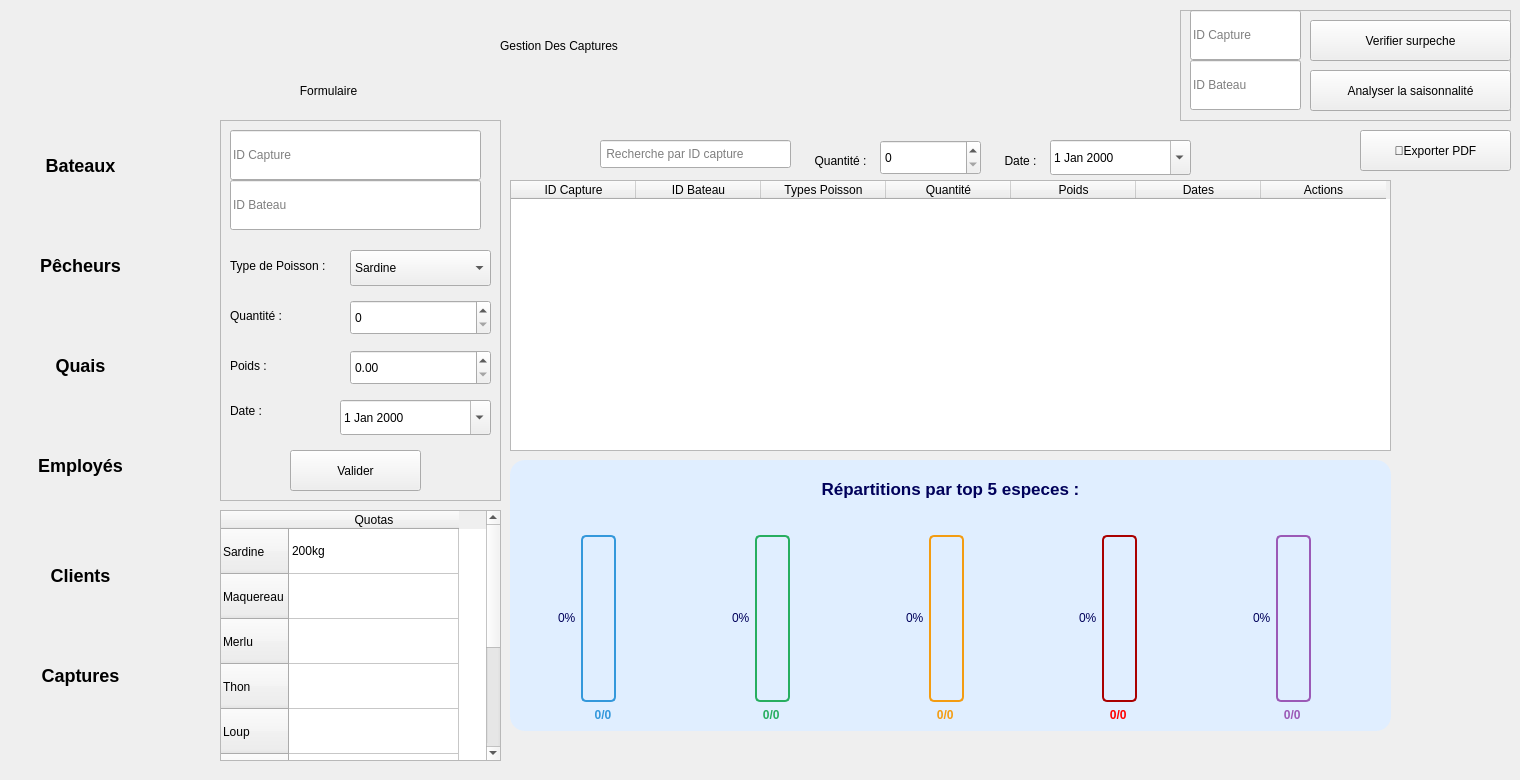
    <widget class="QWidget" name="cap_pagecaptures">
     <widget class="QLabel" name="cap_label_10">
      <property name="geometry">
       <rect>
        <x>990</x>
        <y>150</y>
        <width>61</width>
        <height>21</height>
       </rect>
      </property>
      <property name="text">
       <string>Date :</string>
      </property>
      <property name="alignment">
       <set>Qt::AlignmentFlag::AlignCenter</set>
      </property>
     </widget>
     <widget class="QTableWidget" name="cap_tableWidget_2">
      <property name="geometry">
       <rect>
        <x>220</x>
        <y>510</y>
        <width>281</width>
        <height>251</height>
       </rect>
      </property>
      <attribute name="horizontalHeaderMinimumSectionSize">
       <number>40</number>
      </attribute>
      <attribute name="horizontalHeaderDefaultSectionSize">
       <number>170</number>
      </attribute>
      <attribute name="verticalHeaderDefaultSectionSize">
       <number>45</number>
      </attribute>
      <row>
       <property name="text">
        <string>Sardine</string>
       </property>
      </row>
      <row>
       <property name="text">
        <string>Maquereau</string>
       </property>
      </row>
      <row>
       <property name="text">
        <string>Merlu</string>
       </property>
      </row>
      <row>
       <property name="text">
        <string>Thon</string>
       </property>
      </row>
      <row>
       <property name="text">
        <string>Loup</string>
       </property>
      </row>
      <row>
       <property name="text">
        <string>Calamar</string>
       </property>
      </row>
      <row>
       <property name="text">
        <string>Crevette</string>
       </property>
      </row>
      <row>
       <property name="text">
        <string>Rouget</string>
       </property>
      </row>
      <row>
       <property name="text">
        <string>Poulpes</string>
       </property>
      </row>
      <column>
       <property name="text">
        <string>Quotas</string>
       </property>
      </column>
      <item row="0" column="0">
       <property name="text">
        <string>200kg</string>
       </property>
      </item>
     </widget>
     <widget class="QDateEdit" name="cap_deDebut">
      <property name="geometry">
       <rect>
        <x>1050</x>
        <y>140</y>
        <width>141</width>
        <height>35</height>
       </rect>
      </property>
      <property name="calendarPopup">
       <bool>true</bool>
      </property>
     </widget>
     <widget class="QPushButton" name="cap_btnExporter">
      <property name="geometry">
       <rect>
        <x>1360</x>
        <y>130</y>
        <width>151</width>
        <height>41</height>
       </rect>
      </property>
      <property name="text">
       <string>📄Exporter PDF</string>
      </property>
     </widget>
     <widget class="QLabel" name="cap_lblTitle">
      <property name="geometry">
       <rect>
        <x>500</x>
        <y>20</y>
        <width>601</width>
        <height>51</height>
       </rect>
      </property>
      <property name="text">
       <string>Gestion Des Captures</string>
      </property>
     </widget>
     <widget class="QFrame" name="cap_frame">
      <property name="geometry">
       <rect>
        <x>1180</x>
        <y>10</y>
        <width>331</width>
        <height>111</height>
       </rect>
      </property>
      <property name="frameShape">
       <enum>QFrame::Shape::StyledPanel</enum>
      </property>
      <property name="frameShadow">
       <enum>QFrame::Shadow::Raised</enum>
      </property>
      <widget class="QLineEdit" name="cap_lineEdit_7">
       <property name="geometry">
        <rect>
         <x>10</x>
         <y>0</y>
         <width>111</width>
         <height>50</height>
        </rect>
       </property>
       <property name="placeholderText">
        <string>ID Capture</string>
       </property>
      </widget>
      <widget class="QLineEdit" name="cap_lineEdit_8">
       <property name="geometry">
        <rect>
         <x>10</x>
         <y>50</y>
         <width>111</width>
         <height>50</height>
        </rect>
       </property>
       <property name="placeholderText">
        <string>ID Bateau</string>
       </property>
      </widget>
      <widget class="QPushButton" name="cap_btnShowSurpeche">
       <property name="geometry">
        <rect>
         <x>130</x>
         <y>10</y>
         <width>201</width>
         <height>41</height>
        </rect>
       </property>
       <property name="text">
        <string>Verifier surpeche</string>
       </property>
      </widget>
      <widget class="QPushButton" name="cap_btnShowTendance">
       <property name="geometry">
        <rect>
         <x>130</x>
         <y>60</y>
         <width>201</width>
         <height>41</height>
        </rect>
       </property>
       <property name="text">
        <string>Analyser la saisonnalité</string>
       </property>
      </widget>
     </widget>
     <widget class="QSpinBox" name="cap_sbQuantite_3">
      <property name="geometry">
       <rect>
        <x>880</x>
        <y>140</y>
        <width>101</width>
        <height>35</height>
       </rect>
      </property>
     </widget>
     <widget class="QLabel" name="cap_labelLeftTitle">
      <property name="geometry">
       <rect>
        <x>240</x>
        <y>70</y>
        <width>251</width>
        <height>41</height>
       </rect>
      </property>
      <property name="text">
       <string>                  Formulaire</string>
      </property>
     </widget>
     <widget class="QLabel" name="cap_label_11">
      <property name="geometry">
       <rect>
        <x>790</x>
        <y>140</y>
        <width>101</width>
        <height>41</height>
       </rect>
      </property>
      <property name="text">
       <string>Quantité :</string>
      </property>
      <property name="alignment">
       <set>Qt::AlignmentFlag::AlignCenter</set>
      </property>
     </widget>
     <widget class="QTableWidget" name="cap_tableWidget">
      <property name="geometry">
       <rect>
        <x>510</x>
        <y>180</y>
        <width>881</width>
        <height>271</height>
       </rect>
      </property>
      <attribute name="horizontalHeaderDefaultSectionSize">
       <number>125</number>
      </attribute>
      <column>
       <property name="text">
        <string>ID Capture</string>
       </property>
      </column>
      <column>
       <property name="text">
        <string>ID Bateau</string>
       </property>
      </column>
      <column>
       <property name="text">
        <string>Types Poisson</string>
       </property>
      </column>
      <column>
       <property name="text">
        <string>Quantité</string>
       </property>
      </column>
      <column>
       <property name="text">
        <string>Poids</string>
       </property>
      </column>
      <column>
       <property name="text">
        <string>Dates</string>
       </property>
      </column>
      <column>
       <property name="text">
        <string>Actions</string>
       </property>
      </column>
     </widget>
     <widget class="QLabel" name="label3_11">
      <property name="geometry">
       <rect>
        <x>560</x>
        <y>140</y>
        <width>31</width>
        <height>31</height>
       </rect>
      </property>
      <property name="styleSheet">
       <string notr="true">image: url(:/res/loupe.png);</string>
      </property>
      <property name="text">
       <string/>
      </property>
     </widget>
     <widget class="QPushButton" name="pushButton_4p_4">
      <property name="geometry">
       <rect>
        <x>1280</x>
        <y>210</y>
        <width>31</width>
        <height>31</height>
       </rect>
      </property>
      <property name="styleSheet">
       <string notr="true">border:none;
background-color:transparent;
border-image: url(:/res/stylo.png);</string>
      </property>
      <property name="text">
       <string/>
      </property>
     </widget>
     <widget class="QPushButton" name="pushButton_6p_4">
      <property name="geometry">
       <rect>
        <x>1330</x>
        <y>190</y>
        <width>61</width>
        <height>71</height>
       </rect>
      </property>
      <property name="styleSheet">
       <string notr="true">border:none;
image: url(:/res/rafraichir.png);
background-color:transparent;</string>
      </property>
      <property name="text">
       <string/>
      </property>
     </widget>
     <widget class="QPushButton" name="pushButton_5p_4">
      <property name="geometry">
       <rect>
        <x>1300</x>
        <y>190</y>
        <width>61</width>
        <height>71</height>
       </rect>
      </property>
      <property name="styleSheet">
       <string notr="true">border:none;
background-color:transparent;
image: url(:/res/supprimer.png);</string>
      </property>
      <property name="text">
       <string/>
      </property>
     </widget>
     <widget class="QFrame" name="frame_zonesb_2">
      <property name="geometry">
       <rect>
        <x>510</x>
        <y>460</y>
        <width>881</width>
        <height>271</height>
       </rect>
      </property>
      <property name="styleSheet">
       <string notr="true">        border-radius: 15px;
background-color: rgb(224, 238, 255);
border:1PX solid  rgb(0, 0, 115);
   	color: rgb(0, 0, 90);
</string>
      </property>
      <property name="frameShape">
       <enum>QFrame::Shape::StyledPanel</enum>
      </property>
      <property name="frameShadow">
       <enum>QFrame::Shadow::Raised</enum>
      </property>
      <layout class="QVBoxLayout" name="verticalLayout_zones_3">
       <item>
        <widget class="QLabel" name="label_zonesb_2">
         <property name="styleSheet">
          <string notr="true">
                    font-weight: bold;
                    font-size: 17px;
                    padding: 10px;</string>
         </property>
         <property name="text">
          <string>Répartitions par top 5 especes :</string>
         </property>
         <property name="alignment">
          <set>Qt::AlignmentFlag::AlignCenter</set>
         </property>
        </widget>
       </item>
       <item>
        <layout class="QHBoxLayout" name="horizontalLayout_zonesb_2">
         <item>
          <layout class="QVBoxLayout" name="zoneNordLayoutb_2">
           <item>
            <widget class="QLabel" name="label_zoneNordb_2">
             <property name="styleSheet">
              <string notr="true"> 	color: rgb(0, 0, 90);

                                    text-align: center;
                                    font-weight: bold;</string>
             </property>
             <property name="text">
              <string/>
             </property>
             <property name="alignment">
              <set>Qt::AlignmentFlag::AlignCenter</set>
             </property>
            </widget>
           </item>
           <item>
            <widget class="QProgressBar" name="progressZoneNordb_2">
             <property name="minimumSize">
              <size>
               <width>30</width>
               <height>120</height>
              </size>
             </property>
             <property name="styleSheet">
              <string notr="true">QProgressBar:vertical {
    width: 25px;
    border: 2px solid #3498db;
    border-radius: 5px;
    background-color: rgb(224, 238, 255);
    text-align: center;
    padding: 3px;
margin-left:62px;
}
QProgressBar::chunk:vertical {
    background-color: qlineargradient(x1:0, y1:0, x2:0, y2:1,
        stop:0 #3498db, stop:1 #2980b9);
    border-radius: 3px;
}
   
  
</string>
             </property>
             <property name="value">
              <number>0</number>
             </property>
             <property name="textVisible">
              <bool>true</bool>
             </property>
             <property name="orientation">
              <enum>Qt::Orientation::Vertical</enum>
             </property>
             <property name="format">
              <string>%p%</string>
             </property>
            </widget>
           </item>
           <item>
            <widget class="QLabel" name="value_zoneNordb_2">
             <property name="styleSheet">
              <string notr="true">color: #3498db;
                                    font-weight: bold;
                                    font-size: 12px;
                                    text-align: center;</string>
             </property>
             <property name="text">
              <string>0/0</string>
             </property>
             <property name="alignment">
              <set>Qt::AlignmentFlag::AlignCenter</set>
             </property>
            </widget>
           </item>
          </layout>
         </item>
         <item>
          <layout class="QVBoxLayout" name="zoneSudLayoutb_2">
           <item>
            <widget class="QLabel" name="label_zoneSudb_2">
             <property name="styleSheet">
              <string notr="true"> 	color: rgb(0, 0, 90);

                                    text-align: center;
                                    font-weight: bold;</string>
             </property>
             <property name="text">
              <string/>
             </property>
            </widget>
           </item>
           <item>
            <widget class="QProgressBar" name="progressZoneSudb_2">
             <property name="minimumSize">
              <size>
               <width>30</width>
               <height>120</height>
              </size>
             </property>
             <property name="styleSheet">
              <string notr="true">QProgressBar:vertical {
    width: 25px;
    border: 2px solid #27ae60;
    border-radius: 5px;
background-color: rgb(224, 238, 255);
    text-align: center;
    padding: 3px;
margin-left:62px;
}
QProgressBar::chunk:vertical {
    background-color: qlineargradient(x1:0, y1:0, x2:0, y2:1,
        stop:0 #27ae60, stop:1 #229954);
    border-radius: 3px;
}</string>
             </property>
             <property name="value">
              <number>0</number>
             </property>
             <property name="textVisible">
              <bool>true</bool>
             </property>
             <property name="orientation">
              <enum>Qt::Orientation::Vertical</enum>
             </property>
             <property name="format">
              <string>%p%</string>
             </property>
            </widget>
           </item>
           <item>
            <widget class="QLabel" name="value_zoneSudb_2">
             <property name="styleSheet">
              <string notr="true">color: #27ae60;
                                    font-weight: bold;
                                    font-size: 12px;
                                    text-align: center;</string>
             </property>
             <property name="text">
              <string>                     0/0</string>
             </property>
            </widget>
           </item>
          </layout>
         </item>
         <item>
          <layout class="QVBoxLayout" name="zoneEstLayoutb_2">
           <item>
            <widget class="QLabel" name="label_zoneEstb_2">
             <property name="styleSheet">
              <string notr="true"> 	color: rgb(0, 0, 90);

                                    text-align: center;
                                    font-weight: bold;</string>
             </property>
             <property name="text">
              <string/>
             </property>
            </widget>
           </item>
           <item>
            <widget class="QProgressBar" name="progressZoneEstb_2">
             <property name="minimumSize">
              <size>
               <width>30</width>
               <height>120</height>
              </size>
             </property>
             <property name="styleSheet">
              <string notr="true">QProgressBar:vertical {
    width: 25px;
    border: 2px solid #f39c12;
    border-radius: 5px;
 background-color: rgb(224, 238, 255);
    text-align: center;
    padding: 3px;
margin-left:62px;
}
QProgressBar::chunk:vertical {
    background-color: qlineargradient(x1:0, y1:0, x2:0, y2:1,
        stop:0 #f39c12, stop:1 #d68910);
    border-radius: 3px;
}</string>
             </property>
             <property name="value">
              <number>0</number>
             </property>
             <property name="textVisible">
              <bool>true</bool>
             </property>
             <property name="orientation">
              <enum>Qt::Orientation::Vertical</enum>
             </property>
             <property name="format">
              <string>%p%</string>
             </property>
            </widget>
           </item>
           <item>
            <widget class="QLabel" name="value_zoneEstb_2">
             <property name="styleSheet">
              <string notr="true">color: #f39c12;
                                    font-weight: bold;
                                    font-size: 12px;
                                    text-align: center;</string>
             </property>
             <property name="text">
              <string>                     0/0</string>
             </property>
            </widget>
           </item>
          </layout>
         </item>
         <item>
          <layout class="QVBoxLayout" name="zoneOuestLayoutb_3">
           <item>
            <widget class="QLabel" name="label_zoneOuestb_3">
             <property name="styleSheet">
              <string notr="true"> 	color: rgb(0, 0, 90);
text-align: center;
                                    font-weight: bold;</string>
             </property>
             <property name="text">
              <string/>
             </property>
            </widget>
           </item>
           <item>
            <widget class="QProgressBar" name="progressZoneOuestb_3">
             <property name="minimumSize">
              <size>
               <width>30</width>
               <height>120</height>
              </size>
             </property>
             <property name="styleSheet">
              <string notr="true">QProgressBar:vertical {
    width: 25px;
    border: 2px solid #9b59b6;
    border-radius: 5px;
background-color: rgb(224, 238, 255);    text-align: center;
    padding: 3px;
margin-left:62px;
	border-color: rgb(170, 0, 0);
}
QProgressBar::chunk:vertical {
    background-color: qlineargradient(x1:0, y1:0, x2:0, y2:1,
        stop:0 #9b59b6, stop:1 #8e44ad);
    border-radius: 3px;

}</string>
             </property>
             <property name="value">
              <number>0</number>
             </property>
             <property name="textVisible">
              <bool>true</bool>
             </property>
             <property name="orientation">
              <enum>Qt::Orientation::Vertical</enum>
             </property>
             <property name="format">
              <string>%p%</string>
             </property>
            </widget>
           </item>
           <item>
            <widget class="QLabel" name="value_zoneOuestb_3">
             <property name="styleSheet">
              <string notr="true">color:red;
                                    font-weight: bold;
                                    font-size: 12px;
                                    text-align: center;</string>
             </property>
             <property name="text">
              <string>                     0/0</string>
             </property>
            </widget>
           </item>
          </layout>
         </item>
         <item>
          <layout class="QVBoxLayout" name="zoneOuestLayoutb_2">
           <item>
            <widget class="QLabel" name="label_zoneOuestb_2">
             <property name="styleSheet">
              <string notr="true"> 	color: rgb(0, 0, 90);

                                    text-align: center;
                                    font-weight: bold;</string>
             </property>
             <property name="text">
              <string/>
             </property>
            </widget>
           </item>
           <item>
            <widget class="QProgressBar" name="progressZoneOuestb_2">
             <property name="minimumSize">
              <size>
               <width>30</width>
               <height>120</height>
              </size>
             </property>
             <property name="styleSheet">
              <string notr="true">QProgressBar:vertical {
    width: 25px;
    border: 2px solid #9b59b6;
    border-radius: 5px;
background-color: rgb(224, 238, 255);    text-align: center;
    padding: 3px;
margin-left:62px;
}
QProgressBar::chunk:vertical {
    background-color: qlineargradient(x1:0, y1:0, x2:0, y2:1,
        stop:0 #9b59b6, stop:1 #8e44ad);
    border-radius: 3px;
}</string>
             </property>
             <property name="value">
              <number>0</number>
             </property>
             <property name="textVisible">
              <bool>true</bool>
             </property>
             <property name="orientation">
              <enum>Qt::Orientation::Vertical</enum>
             </property>
             <property name="format">
              <string>%p%</string>
             </property>
            </widget>
           </item>
           <item>
            <widget class="QLabel" name="value_zoneOuestb_2">
             <property name="styleSheet">
              <string notr="true">color: #9b59b6;
                                    font-weight: bold;
                                    font-size: 12px;
                                    text-align: center;</string>
             </property>
             <property name="text">
              <string>                     0/0</string>
             </property>
            </widget>
           </item>
          </layout>
         </item>
        </layout>
       </item>
      </layout>
     </widget>
     <widget class="QLineEdit" name="lineEdit_7c_2">
      <property name="geometry">
       <rect>
        <x>600</x>
        <y>140</y>
        <width>191</width>
        <height>28</height>
       </rect>
      </property>
      <property name="placeholderText">
       <string> Recherche par ID capture</string>
      </property>
     </widget>
     <widget class="QFrame" name="frame_5">
      <property name="geometry">
       <rect>
        <x>-160</x>
        <y>70</y>
        <width>371</width>
        <height>701</height>
       </rect>
      </property>
      <property name="styleSheet">
       <string notr="true">border-radius:185px;
font-weight:600;
font-size:18px</string>
      </property>
      <property name="frameShape">
       <enum>QFrame::Shape::StyledPanel</enum>
      </property>
      <property name="frameShadow">
       <enum>QFrame::Shadow::Raised</enum>
      </property>
      <widget class="QPushButton" name="pushButton_3b_14">
       <property name="geometry">
        <rect>
         <x>170</x>
         <y>70</y>
         <width>141</width>
         <height>51</height>
        </rect>
       </property>
       <property name="text">
        <string>Bateaux</string>
       </property>
      </widget>
      <widget class="QPushButton" name="pushButton_3b_15">
       <property name="geometry">
        <rect>
         <x>170</x>
         <y>170</y>
         <width>141</width>
         <height>51</height>
        </rect>
       </property>
       <property name="text">
        <string>Pêcheurs</string>
       </property>
      </widget>
      <widget class="QPushButton" name="pushButton_3b_16">
       <property name="geometry">
        <rect>
         <x>170</x>
         <y>270</y>
         <width>141</width>
         <height>51</height>
        </rect>
       </property>
       <property name="text">
        <string>Quais</string>
       </property>
      </widget>
      <widget class="QPushButton" name="pushButton_3b_17">
       <property name="geometry">
        <rect>
         <x>170</x>
         <y>370</y>
         <width>141</width>
         <height>51</height>
        </rect>
       </property>
       <property name="text">
        <string>Employés</string>
       </property>
      </widget>
      <widget class="QPushButton" name="pushButton_3b_18">
       <property name="geometry">
        <rect>
         <x>170</x>
         <y>480</y>
         <width>141</width>
         <height>51</height>
        </rect>
       </property>
       <property name="text">
        <string>Clients</string>
       </property>
      </widget>
      <widget class="QPushButton" name="pushButton_3b_19">
       <property name="geometry">
        <rect>
         <x>170</x>
         <y>580</y>
         <width>141</width>
         <height>51</height>
        </rect>
       </property>
       <property name="text">
        <string>Captures</string>
       </property>
      </widget>
     </widget>
     <widget class="QFrame" name="cap_frame_4">
      <property name="geometry">
       <rect>
        <x>220</x>
        <y>120</y>
        <width>281</width>
        <height>381</height>
       </rect>
      </property>
      <property name="frameShape">
       <enum>QFrame::Shape::StyledPanel</enum>
      </property>
      <property name="frameShadow">
       <enum>QFrame::Shadow::Raised</enum>
      </property>
      <widget class="QLineEdit" name="cap_lineEdit_11">
       <property name="geometry">
        <rect>
         <x>10</x>
         <y>10</y>
         <width>251</width>
         <height>50</height>
        </rect>
       </property>
       <property name="placeholderText">
        <string>ID Capture</string>
       </property>
      </widget>
      <widget class="QLineEdit" name="cap_lineEdit_9">
       <property name="geometry">
        <rect>
         <x>10</x>
         <y>60</y>
         <width>251</width>
         <height>50</height>
        </rect>
       </property>
       <property name="placeholderText">
        <string>ID Bateau</string>
       </property>
      </widget>
      <widget class="QLabel" name="cap_label_9">
       <property name="geometry">
        <rect>
         <x>10</x>
         <y>130</y>
         <width>141</width>
         <height>31</height>
        </rect>
       </property>
       <property name="text">
        <string>Type de Poisson :</string>
       </property>
      </widget>
      <widget class="QComboBox" name="cap_comboBox_4">
       <property name="geometry">
        <rect>
         <x>130</x>
         <y>130</y>
         <width>141</width>
         <height>36</height>
        </rect>
       </property>
       <item>
        <property name="text">
         <string>Sardine</string>
        </property>
       </item>
       <item>
        <property name="text">
         <string>Thon</string>
        </property>
       </item>
       <item>
        <property name="text">
         <string>Merlu</string>
        </property>
       </item>
       <item>
        <property name="text">
         <string>Dorade</string>
        </property>
       </item>
       <item>
        <property name="text">
         <string>Loup</string>
        </property>
       </item>
       <item>
        <property name="text">
         <string>Rouget</string>
        </property>
       </item>
       <item>
        <property name="text">
         <string>Calamar</string>
        </property>
       </item>
       <item>
        <property name="text">
         <string>Poulpes</string>
        </property>
       </item>
       <item>
        <property name="text">
         <string>Crevette</string>
        </property>
       </item>
       <item>
        <property name="text">
         <string>Merou</string>
        </property>
       </item>
       <item>
        <property name="text">
         <string>Maquereau</string>
        </property>
       </item>
      </widget>
      <widget class="QLabel" name="cap_label_12">
       <property name="geometry">
        <rect>
         <x>10</x>
         <y>180</y>
         <width>81</width>
         <height>31</height>
        </rect>
       </property>
       <property name="text">
        <string>Quantité :</string>
       </property>
      </widget>
      <widget class="QSpinBox" name="cap_sbQuantite_4">
       <property name="geometry">
        <rect>
         <x>130</x>
         <y>180</y>
         <width>141</width>
         <height>35</height>
        </rect>
       </property>
      </widget>
      <widget class="QLabel" name="cap_label_13">
       <property name="geometry">
        <rect>
         <x>10</x>
         <y>230</y>
         <width>61</width>
         <height>31</height>
        </rect>
       </property>
       <property name="text">
        <string>Poids :</string>
       </property>
      </widget>
      <widget class="QLabel" name="cap_label_14">
       <property name="geometry">
        <rect>
         <x>10</x>
         <y>270</y>
         <width>51</width>
         <height>41</height>
        </rect>
       </property>
       <property name="text">
        <string>Date :</string>
       </property>
      </widget>
      <widget class="QDateEdit" name="cap_deDateCapture_3">
       <property name="geometry">
        <rect>
         <x>120</x>
         <y>280</y>
         <width>151</width>
         <height>35</height>
        </rect>
       </property>
       <property name="calendarPopup">
        <bool>true</bool>
       </property>
      </widget>
      <widget class="QDoubleSpinBox" name="cap_dsPoids_3">
       <property name="geometry">
        <rect>
         <x>130</x>
         <y>230</y>
         <width>141</width>
         <height>35</height>
        </rect>
       </property>
      </widget>
      <widget class="QPushButton" name="cap_btnValiider_3">
       <property name="geometry">
        <rect>
         <x>70</x>
         <y>330</y>
         <width>131</width>
         <height>41</height>
        </rect>
       </property>
       <property name="text">
        <string>Valider</string>
       </property>
      </widget>
     </widget>
     <widget class="QPushButton" name="cap_btnBackMenu">
      <property name="geometry">
       <rect>
        <x>0</x>
        <y>710</y>
        <width>71</width>
        <height>61</height>
       </rect>
      </property>
      <property name="styleSheet">
       <string notr="true">border:none;image: url(:/res/en-arriere.png);
background-color:transparent;
</string>
      </property>
      <property name="text">
       <string/>
      </property>
     </widget>
    </widget>
